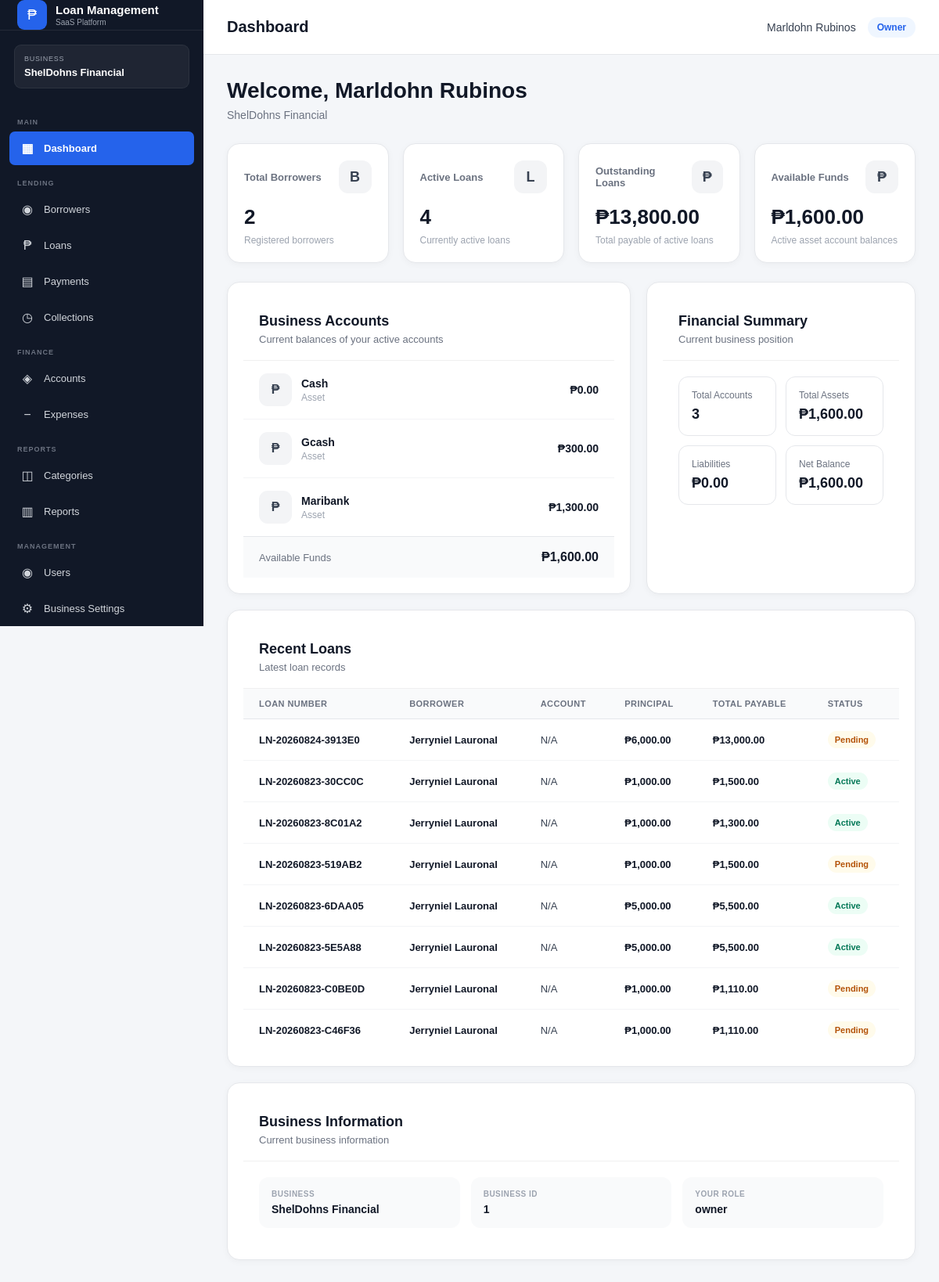
The page /public/index.php?url=dashboard (signed in) on the database its author committed.
### tables this page shows
CREATE TABLE `accounts` (
  `id` int(10) UNSIGNED NOT NULL,
  `business_id` bigint(20) UNSIGNED NOT NULL,
  `account_name` varchar(150) NOT NULL,
  `account_type` varchar(50) DEFAULT NULL,
  `balance` decimal(15,2) NOT NULL DEFAULT 0.00,
  `status` enum('active','inactive') NOT NULL DEFAULT 'active',
  `created_by` int(10) UNSIGNED DEFAULT NULL,
  `created_at` timestamp NOT NULL DEFAULT current_timestamp(),
  `updated_at` timestamp NOT NULL DEFAULT current_timestamp() ON UPDATE current_timestamp()
);

CREATE TABLE `loans` (
  `id` int(10) UNSIGNED NOT NULL,
  `business_id` bigint(20) UNSIGNED NOT NULL,
  `borrower_id` int(10) UNSIGNED NOT NULL,
  `account_id` int(10) UNSIGNED DEFAULT NULL,
  `category_id` int(10) UNSIGNED DEFAULT NULL,
  `loan_number` varchar(50) NOT NULL,
  `principal_amount` decimal(15,2) NOT NULL DEFAULT 0.00,
  `interest_rate` decimal(8,2) NOT NULL DEFAULT 0.00,
  `interest_type` enum('flat','reducing_balance') NOT NULL DEFAULT 'flat',
  `payment_type` enum('installment','full_payment') NOT NULL DEFAULT 'installment',
  `term` int(11) NOT NULL DEFAULT 1,
  `term_period` enum('days','weeks','months','years') NOT NULL DEFAULT 'months',
  `processing_fee` decimal(15,2) NOT NULL DEFAULT 0.00,
  `total_interest` decimal(15,2) NOT NULL DEFAULT 0.00,
  `total_payable` decimal(15,2) NOT NULL DEFAULT 0.00,
  `release_date` date DEFAULT NULL,
  `first_payment_date` date DEFAULT NULL,
  `status` enum('pending','approved','active','completed','overdue','cancelled','rejected') NOT NULL DEFAULT 'pending',
  `purpose` varchar(255) DEFAULT NULL,
  `notes` text DEFAULT NULL,
  `created_by` int(10) UNSIGNED DEFAULT NULL,
  `created_at` timestamp NOT NULL DEFAULT current_timestamp(),
  `updated_at` timestamp NOT NULL DEFAULT current_timestamp() ON UPDATE current_timestamp()
);

### app/views/dashboard/index.php (the view, shortened to what the rows shown need)
<?php
$user =
    $user
    ?? Auth::user();
$accounts =
    $accounts
    ?? [];
$recentLoans =
    $recentLoans
    ?? [];
function dashboardMoney(float $amount): string
{
    return '₱' .
        number_format(
            $amount,
            2
        );
}
function dashboardStatusClass(
    string $status
): string {
    return match (
        strtolower($status)
    ) {
        'active' =>
            'status-active',
        'approved' =>
            'status-approved',
        'pending' =>
            'status-pending',
        'completed' =>
            'status-completed',
        'overdue' =>
            'status-overdue',
        'cancelled',
        'rejected' =>
            'status-danger',
        default =>
            'status-default'
    };
}
$userName =
    $user['full_name']
    ??
    $user['username']
    ??
    'Administrator';
?>
<!DOCTYPE html>
<html lang="en">
<head>
    <link
        rel="stylesheet"
        href="assets/css/style.css"
    >
</head>
<body>
<?php
require APP_PATH .
    '/views/layouts/sidebar.php';
?>
<div class="main-content">
    <div class="container dashboard-page">
        <div class="dashboard-welcome">
            <h1>
                Welcome,
                <?= htmlspecialchars(
                    $userName
                ) ?>
            </h1>
        </div>
        <div class="dashboard-grid">
            <div class="dashboard-panel">
                <div class="dashboard-panel-header">
                    <h2>
                        Business Accounts
                    </h2>
                </div>
                <?php if (
                    !empty($accounts)
                ): ?>
                    <div class="account-list">
                        <?php foreach (
                            $accounts
                            as $account
                        ): ?>
                            <div class="account-item">
                                <div class="account-left">
                                    <div class="account-icon">
                                        ₱
                                    </div>
                                    <div class="account-info">
                                        <div class="account-name">
                                            <?= htmlspecialchars(
                                                $account['account_name']
                                                ??
                                                'Unnamed Account'
                                            ) ?>
                                        </div>
                                        <div class="account-type">
                                            <?= htmlspecialchars(
                                                $account['account_type']
                                                ??
                                                'Account'
                                            ) ?>
                                        </div>
                                    </div>
                                </div>
                                <div class="account-balance">
                                    <?= dashboardMoney(
                                        (float) (
                                            $account['balance']
                                            ??
                                            0
                                        )
                                    ) ?>
                                </div>
                            </div>
                        <?php endforeach; ?>
                    </div>
                <?php else: ?>
                    <div class="dashboard-empty">
                        No active accounts found.
                    </div>
                <?php endif; ?>
            </div>
            <div class="dashboard-panel">
                <div class="dashboard-panel-header">
                    <h2>
                        Financial Summary
                    </h2>
                </div>
            </div>
        </div>
        <div class="dashboard-panel">
            <div class="dashboard-panel-header">
                <h2>
                    Recent Loans
                </h2>
            </div>
            <?php if (
                !empty($recentLoans)
            ): ?>
                <div class="loan-table-wrapper">
                    <table class="loan-table">
                        <thead>
                            <tr>
                                <th>
                                    Loan Number
                                </th>
                                <th>
                                    Borrower
                                </th>
                                <th>
                                    Account
                                </th>
                                <th>
                                    Principal
                                </th>
                                <th>
                                    Total Payable
                                </th>
                                <th>
                                    Status
                                </th>
                            </tr>
                        </thead>
                        <tbody>
                            <?php foreach (
                                $recentLoans
                                as $loan
                            ): ?>
                                <tr>
                                    <td>
                                        <span class="loan-number">
                                            <?= htmlspecialchars(
                                                $loan['loan_number']
                                                ??
                                                'N/A'
                                            ) ?>
                                        </span>
                                    </td>
                                    <td>
                                        <span class="borrower-name">
                                            <?= htmlspecialchars(
                                                $loan['borrower_name']
                                                ??
                                                'Unknown Borrower'
                                            ) ?>
                                        </span>
                                    </td>
                                    <td>
                                        <?= htmlspecialchars(
                                            $loan['account_name']
                                            ??
                                            'N/A'
                                        ) ?>
                                    </td>
                                    <td>
                                        <span class="loan-amount">
                                            <?= dashboardMoney(
                                                (float) (
                                                    $loan['principal_amount']
                                                    ??
                                                    0
                                                )
                                            ) ?>
                                        </span>
                                    </td>
                                    <td>
                                        <span class="loan-amount">
                                            <?= dashboardMoney(
                                                (float) (
                                                    $loan['total_payable']
                                                    ??
                                                    0
                                                )
                                            ) ?>
                                        </span>
                                    </td>
                                    <td>
                                        <span
                                            class="loan-status <?= htmlspecialchars(
                                                dashboardStatusClass(
                                                    $loan['status']
                                                    ??
                                                    ''
                                                )
                                            ) ?>"
                                        >
                                            <?= htmlspecialchars(
                                                $loan['status']
                                                ??
                                                'unknown'
                                            ) ?>
                                        </span>
                                    </td>
                                </tr>
                            <?php endforeach; ?>
                        </tbody>
                    </table>
                </div>
            <?php else: ?>
                <div class="dashboard-empty">
                    No loans have been created yet.
                </div>
            <?php endif; ?>
        </div>
        <div
            class="dashboard-panel"
            style="margin-top:20px;"
        >
            <div class="dashboard-panel-header">
                <h2>
                    Business Information
                </h2>
            </div>
        </div>
    </div>
</div>
</body>
</html>

### rows shown on the page
accounts: account_name "Cash", account_type "Asset", balance "₱0.00"
accounts: account_name "Gcash", account_type "Asset", balance "₱300.00"
accounts: account_name "Maribank", account_type "Asset", balance "₱1,300.00"
loans: loan_number "LN-20260824-3913E0", borrower_name "Jerryniel Lauronal", account_name "N/A", principal_amount "₱6,000.00", total_payable "₱13,000.00", status "Pending"
loans: loan_number "LN-20260823-30CC0C", borrower_name "Jerryniel Lauronal", account_name "N/A", principal_amount "₱1,000.00", total_payable "₱1,500.00", status "Active"
loans: loan_number "LN-20260823-8C01A2", borrower_name "Jerryniel Lauronal", account_name "N/A", principal_amount "₱1,000.00", total_payable "₱1,300.00", status "Active"
loans: loan_number "LN-20260823-519AB2", borrower_name "Jerryniel Lauronal", account_name "N/A", principal_amount "₱1,000.00", total_payable "₱1,500.00", status "Pending"
loans: loan_number "LN-20260823-6DAA05", borrower_name "Jerryniel Lauronal", account_name "N/A", principal_amount "₱5,000.00", total_payable "₱5,500.00", status "Active"
loans: loan_number "LN-20260823-5E5A88", borrower_name "Jerryniel Lauronal", account_name "N/A", principal_amount "₱5,000.00", total_payable "₱5,500.00", status "Active"
loans: loan_number "LN-20260823-C0BE0D", borrower_name "Jerryniel Lauronal", account_name "N/A", principal_amount "₱1,000.00", total_payable "₱1,110.00", status "Pending"
loans: loan_number "LN-20260823-C46F36", borrower_name "Jerryniel Lauronal", account_name "N/A", principal_amount "₱1,000.00", total_payable "₱1,110.00", status "Pending"

### other values the page prints
$business['name'] "ShelDohns Financial"
$userName "Marldohn Rubinos"
$role "Owner"
$businessName "ShelDohns Financial"
$totalBorrowers "2"
$activeLoans "4"
$totalAccounts "3"
$businessId "1"
$role "owner"
